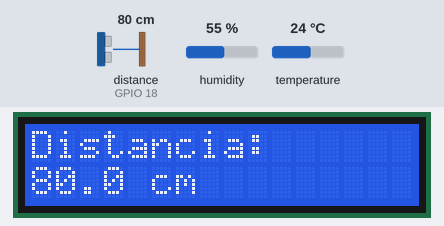
Simulated run of this sketch. Board: ESP32. Shown: 16×2 character LCD. Wiring (inferred from the names in the program): ultrasonic range finder: trigger GPIO 5; echo GPIO 18. Inputs (shaded band) come from the test bench; at power-on: distance to the obstacle (sensor on GPIO 18) 80 cm, humidity 55 %, temperature 24 °C. The echo pulse lasts 58.3 µs per cm; WiFi joins after 1.5 s; servers stay silent unless stated; uploads are accepted with an empty reply; the local clock reads 2024-03-15 10:24:30 at power-on unless the sketch sets it; what the sketch prints to the serial monitor is not drawn.

Above: at 4.8 s.
4.9 s: distance to the obstacle (sensor on GPIO 18) set to 2 cm
At 9.2 s:
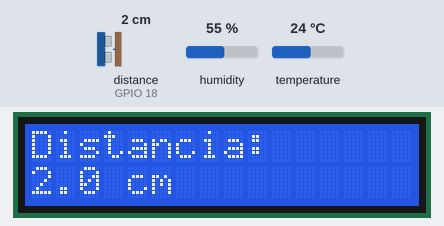
11.0 s: humidity set to 22 %
At 14.8 s:
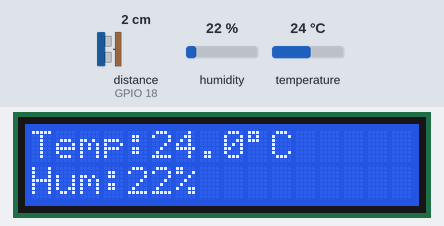
17.1 s: temperature set to 12 °C
At 19.8 s:
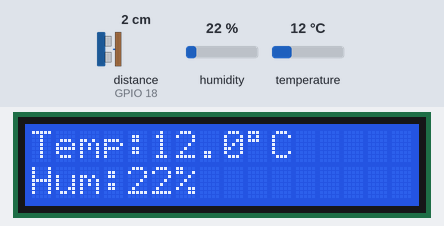
22.2 s: distance to the obstacle (sensor on GPIO 18) set to 4 cm
At 22.55 s:
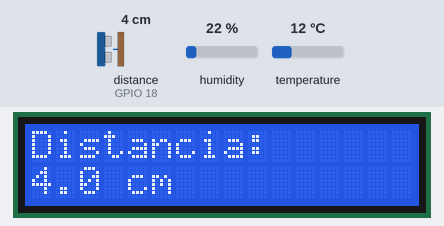
24.3 s: humidity set to 40 %
At 27.5 s:
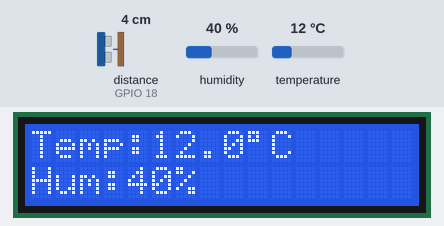
30.4 s: distance to the obstacle (sensor on GPIO 18) set to 9 cm
At 30.96 s:
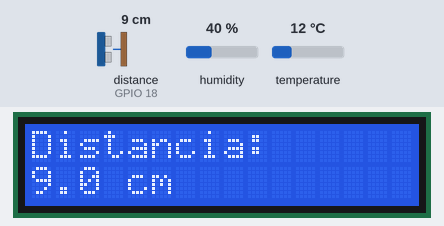
Timing chart, 0 to 33.4 s (numbered marks = the images above; inputs shaded):
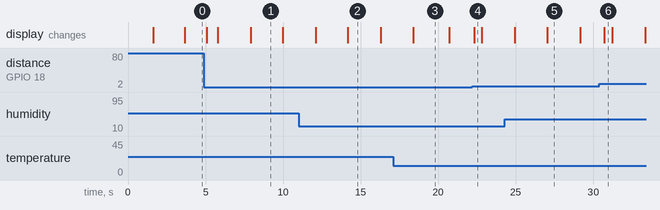

The sketch:

esp32_telemetria_aws__1_.ino
```cpp
#include <Wire.h>
#include <LiquidCrystal_I2C.h>
#include <DHT.h>
#include <WiFi.h>
#include <WiFiClientSecure.h>
#include <HTTPClient.h>
#include <time.h>

// ---------- Configuración de red y AWS ----------
const char* WIFI_SSID     = "Starlink";
const char* WIFI_PASSWORD = "PON_AQUI_TU_CONTRASENA";

const char* API_URL = "https://ioqqrrgey1.execute-api.us-east-2.amazonaws.com/Etapa1/data";
const char* API_KEY = "";  // si activas "Clave de API obligatoria" en API Gateway, ponla aquí

const char* DEVICE_ID   = "AGT-ESP32-001";
const char* SHIPMENT_ID = "ENV-2026-001";

// El circuito no tiene GPS: estos valores son fijos
const float LATITUD       = 19.2365;
const float LONGITUD      = -104.7032;
const float VELOCIDAD_KMH = 0.0;

const unsigned long INTERVALO_ENVIO_MS = 10000;  // un envío cada 10 s

// ---------- Pantalla LCD ----------
LiquidCrystal_I2C lcd(0x27, 16, 2);

// ---------- Sensor DHT11 ----------
#define DHTPIN 4
#define DHTTYPE DHT11
DHT dht(DHTPIN, DHTTYPE);

// ---------- Sensor HC-SR04 ----------
#define TRIG_PIN 5
#define ECHO_PIN 18

unsigned long tiempoAnterior = 0;
unsigned long ultimoEnvio = 0;
bool mostrarDistancia = false;

// ---------- Funciones de red ----------
void conectarWiFi() {
  if (WiFi.status() == WL_CONNECTED) return;

  WiFi.mode(WIFI_STA);
  WiFi.begin(WIFI_SSID, WIFI_PASSWORD);

  unsigned long inicio = millis();
  while (WiFi.status() != WL_CONNECTED && millis() - inicio < 15000) {
    delay(250);
  }

  if (WiFi.status() == WL_CONNECTED) {
    Serial.print("WiFi conectado, IP: ");
    Serial.println(WiFi.localIP());
  } else {
    Serial.println("No se pudo conectar al WiFi");
  }
}

// Fecha y hora UTC en formato ISO 8601 (2026-11-03T18:30:00Z)
bool obtenerTimestamp(char* buffer, size_t tam) {
  struct tm t;
  if (!getLocalTime(&t, 2000)) return false;
  strftime(buffer, tam, "%Y-%m-%dT%H:%M:%SZ", &t);
  return true;
}

bool enviarDatos(float temp, float hum) {
  if (WiFi.status() != WL_CONNECTED) {
    conectarWiFi();
    if (WiFi.status() != WL_CONNECTED) return false;
  }

  char timestamp[25];
  if (!obtenerTimestamp(timestamp, sizeof(timestamp))) {
    Serial.println("Sin hora NTP todavía, no se envía");
    return false;
  }

  char json[256];
  snprintf(json, sizeof(json),
           "{\"device_id\":\"%s\",\"shipment_id\":\"%s\",\"timestamp\":\"%s\","
           "\"temperature_c\":%.1f,\"humidity_pct\":%.1f,"
           "\"latitude\":%.4f,\"longitude\":%.4f,\"speed_kmh\":%.1f}",
           DEVICE_ID, SHIPMENT_ID, timestamp,
           temp, hum, LATITUD, LONGITUD, VELOCIDAD_KMH);

  WiFiClientSecure client;
  client.setInsecure();  // no valida el certificado; ver nota de seguridad

  HTTPClient http;
  http.setTimeout(8000);
  if (!http.begin(client, API_URL)) {
    Serial.println("No se pudo iniciar la conexión HTTP");
    return false;
  }

  http.addHeader("Content-Type", "application/json");
  if (strlen(API_KEY) > 0) {
    http.addHeader("x-api-key", API_KEY);
  }

  int codigo = http.POST(json);
  String respuesta = http.getString();
  http.end();

  Serial.print("POST -> HTTP ");
  Serial.print(codigo);
  Serial.print(" | ");
  Serial.println(respuesta);

  return codigo >= 200 && codigo < 300;
}

void setup() {
  Serial.begin(115200);

  // LCD: SDA = D21, SCL = D22
  Wire.begin(21, 22);
  lcd.init();
  lcd.backlight();

  dht.begin();

  pinMode(TRIG_PIN, OUTPUT);
  pinMode(ECHO_PIN, INPUT);
  digitalWrite(TRIG_PIN, LOW);

  lcd.setCursor(0, 0);
  lcd.print("Sistema iniciado");
  lcd.setCursor(0, 1);
  lcd.print("Conectando WiFi");

  conectarWiFi();

  // Hora UTC por NTP
  configTime(0, 0, "pool.ntp.org", "time.google.com");

  lcd.setCursor(0, 1);
  lcd.print(WiFi.status() == WL_CONNECTED ? "WiFi OK         " : "Sin WiFi        ");
  delay(2000);
  lcd.clear();
}

void loop() {
  float temp = dht.readTemperature();
  float humedad = dht.readHumidity();

  // Medir distancia con HC-SR04
  digitalWrite(TRIG_PIN, LOW);
  delayMicroseconds(2);
  digitalWrite(TRIG_PIN, HIGH);
  delayMicroseconds(10);
  digitalWrite(TRIG_PIN, LOW);

  unsigned long duracion = pulseIn(ECHO_PIN, HIGH, 30000);
  float distancia = duracion * 0.0343 / 2.0;

  // Alternar pantalla cada 2 segundos
  if (millis() - tiempoAnterior >= 2000) {
    tiempoAnterior = millis();
    mostrarDistancia = !mostrarDistancia;
    lcd.clear();
  }

  if (mostrarDistancia) {
    lcd.setCursor(0, 0);
    lcd.print("Distancia:");

    lcd.setCursor(0, 1);
    if (duracion == 0) {
      lcd.print("Sin eco        ");
    } else {
      lcd.print(distancia, 1);
      lcd.print(" cm           ");
    }
  } else {
    lcd.setCursor(0, 0);
    if (isnan(temp) || isnan(humedad)) {
      lcd.print("Error en DHT11 ");
      lcd.setCursor(0, 1);
      lcd.print("Revisar sensor ");
    } else {
      lcd.print("Temp:");
      lcd.print(temp, 1);
      lcd.print((char)223);
      lcd.print("C       ");

      lcd.setCursor(0, 1);
      lcd.print("Hum:");
      lcd.print(humedad, 0);
      lcd.print("%           ");
    }
  }

  // Envío a AWS cada INTERVALO_ENVIO_MS
  if (millis() - ultimoEnvio >= INTERVALO_ENVIO_MS) {
    ultimoEnvio = millis();
    if (isnan(temp) || isnan(humedad)) {
      Serial.println("DHT11 sin lectura, no se envía");
    } else {
      enviarDatos(temp, humedad);
    }
  }

  // Monitor serie
  Serial.print("Temperatura: ");
  Serial.print(temp);
  Serial.print(" C | Humedad: ");
  Serial.print(humedad);
  Serial.print(" % | Distancia: ");

  if (duracion == 0) {
    Serial.println("Sin eco");
  } else {
    Serial.print(distancia, 1);
    Serial.println(" cm");
  }

  delay(200);
}
```

Measured:
- after the input at 4.9 s, the display: changes after 0.16 s (image 1)
- after the input at 11.0 s, the display: first differs from a run without the input after 3.2 s (image 2)
- after the input at 17.1 s, the display: changes after 1.3 s (image 3)
- after the input at 22.2 s, the display: changes after 0.11 s (image 4)
- after the input at 24.3 s, the display: first differs from a run without the input after 2.7 s (image 5)
- after the input at 30.4 s, the display: changes after 0.32 s (image 6)
- what the display in image 1 shows lasts 2.1 s, from 7.9 s to 10.0 s
